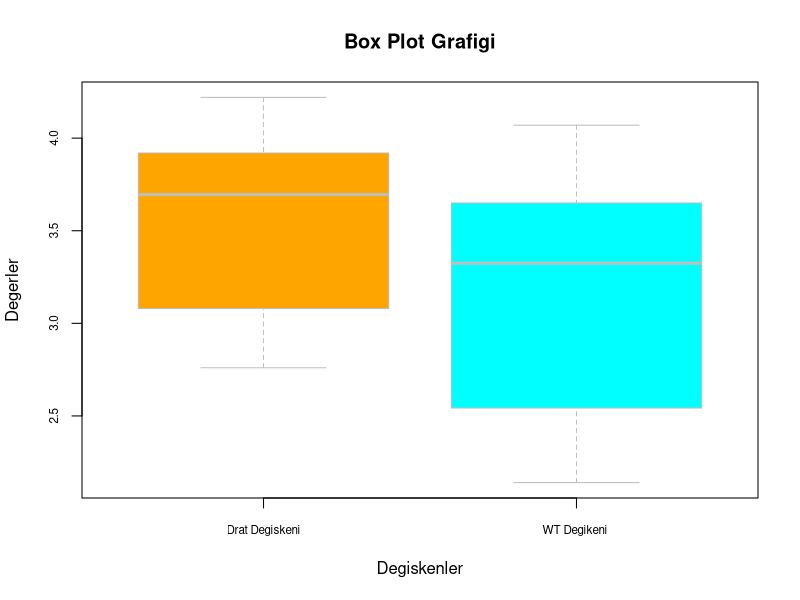
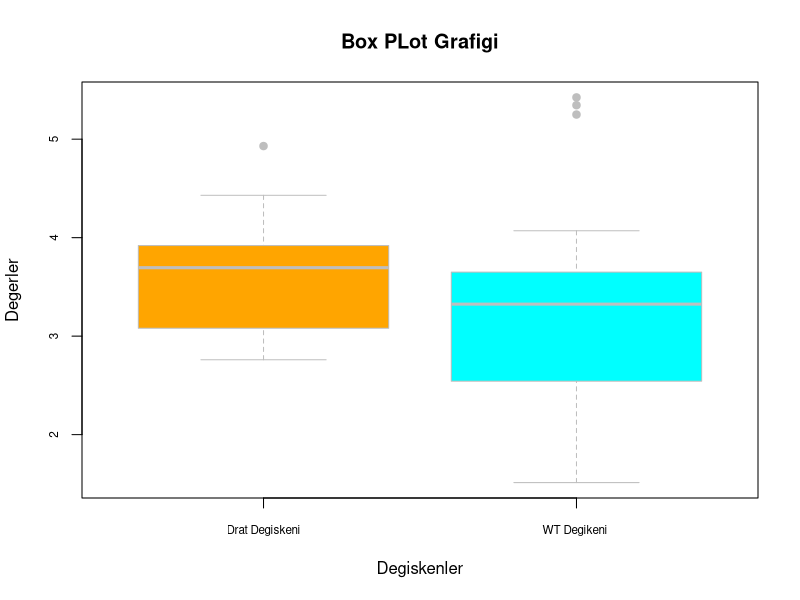
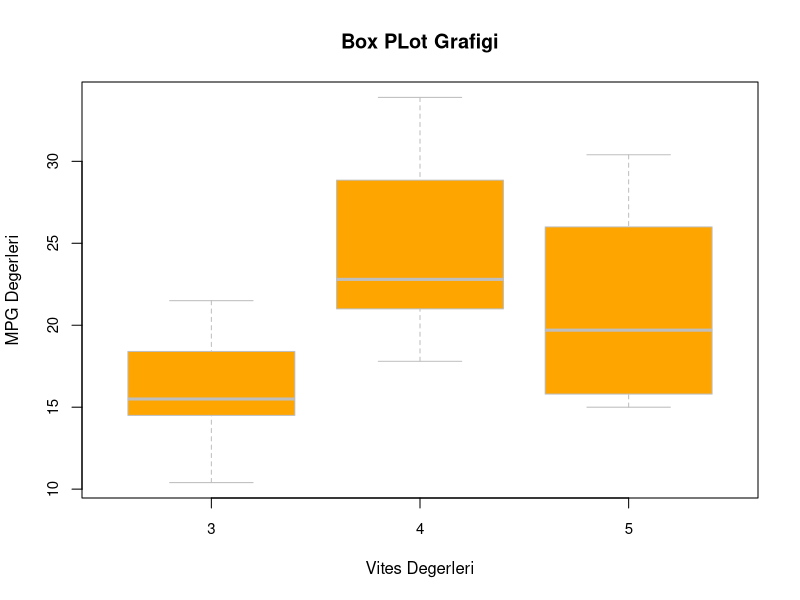
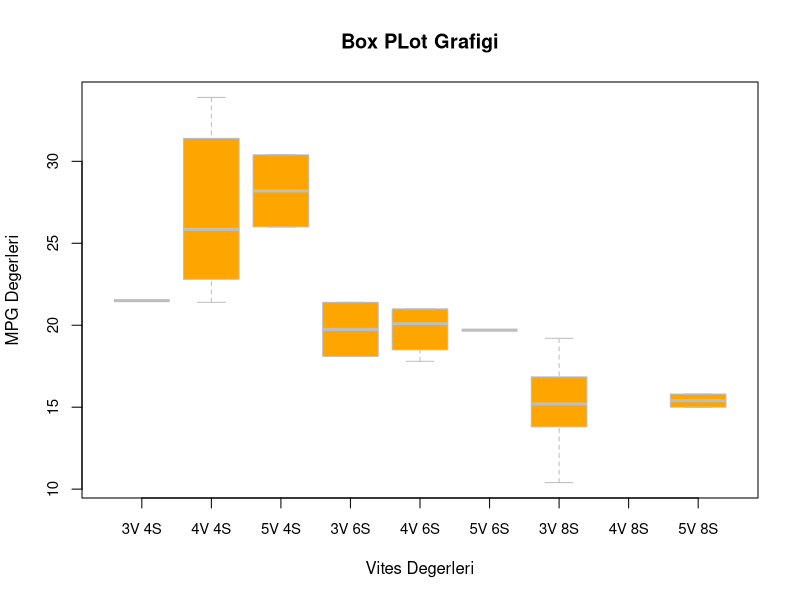

Write R code to recreate these figures, in order.
View(mtcars)

boxplot(mtcars[, c("drat","wt")],# nolint: commas_linter."qsec"
        main = "Box Plot Grafigi",
        xlab = "Degiskenler",
        ylab = "Degerler",
        names = c("Drat Degiskeni" , "WT Degikeni "),
        col = c("orange", "cyan"),
        border = "gray",
        pch = 19,
        cex.axis = 0.7,
        range = 0.5,
        outline = F
)


boxplot(mtcars[, c("drat","wt")],# nolint: commas_linter."qsec"
        main = "Box PLot Grafigi",
        xlab = "Degiskenler",
        ylab = "Degerler",
        names = c("Drat Degiskeni" , "WT Degikeni "),
        col = c("orange", "cyan"),
        border = "gray",
        pch = 19,
        cex.axis = 0.7,
        range = 1.2,
        outline = T
)


boxplot( mtcars$mpg ~ mtcars$gear ,
        main = "Box PLot Grafigi",
        xlab = "Vites Degerleri",
        ylab = "MPG Degerleri",
        col = c("orange"),
        border = "gray",
        pch = 19,
        cex.axis = 0.9,
        outline = T
)

#silindir 
boxplot( mtcars$mpg ~ mtcars$gear*mtcars$cyl ,
        main = "Box PLot Grafigi",
        xlab = "Vites Degerleri",
        ylab = "MPG Degerleri",
        names =c("3V 4S","4V 4S","5V 4S",
                "3V 6S","4V 6S","5V 6S",
                "3V 8S","4V 8S","5V 8S"),
        col = c("orange"),
        border = "gray",
        pch = 19,
        cex.axis = 0.9,
        outline = T
)

#legend()
